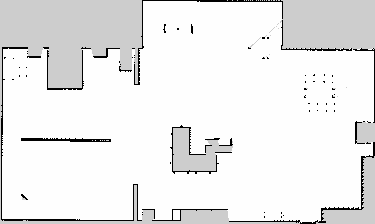
#> input picture maps/map.pgm, 375 x 224 px
$ python clean_map.py ../maps/map.pgm out.png
#> lines starting #> are read from the running program, lines starting #| are printed output that depends on the picture; after the words box and inside, x2 and y2 are one past the last pixel; in counts of white or black regions, pixels touching at a corner belong together
#!/usr/bin/env python3
import os
import re
import sys

import numpy as np
from PIL import Image

UNK, OCC = 205, 0


def footprint(a):
    occ = a == OCC
    H, W = a.shape
    cols = np.where(occ[H // 2])[0]
    left, right = int(cols.min()), int(cols.max())
    rows = occ[:, left:right + 1].sum(1)
    top = 30 + int(np.argmax(rows[30:H // 2]))

    upper = occ[:max(top - 1, 1)].sum(0)
    bc = sorted(int(c) for c in np.argsort(-upper)[:2])
    mask = np.zeros((H, W), bool)
    mask[top:, left:right + 1] = True
    if bc[1] - bc[0] > 20:
        mask[:top, bc[0]:bc[1] + 1] = True
    return mask


def clean(a):
    out = a.copy()
    out[(a == UNK) & footprint(a)] = OCC
    return out


if __name__ == '__main__':
    src = sys.argv[1]
    dst = sys.argv[2] if len(sys.argv) > 2 else os.path.splitext(src)[0] + '_clean.pgm'
    img = np.array(Image.open(src))
#> img is the input picture: shape (224, 375); min 0, max 254, mean 235.2
    out = clean(img)
#> in clean, `out[(a == UNK) & footprint(a)] = OCC`:
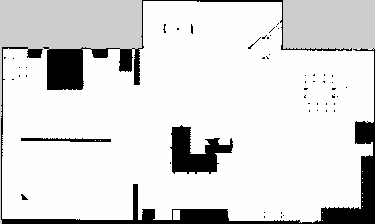
#> out: shape (224, 375); 7.87% of pixels changed, all inside (x1, y1, x2, y2) = (2, 0, 375, 224)
    Image.fromarray(out).save(dst)
    yaml_path = os.path.splitext(dst)[0] + '.yaml'
    if os.path.exists(yaml_path):
        txt = open(yaml_path).read()
        txt = re.sub(r'free_thresh:\s*[0-9.]+', 'free_thresh: 0.196', txt)
        open(yaml_path, 'w').write(txt)
    print('chua biet %d -> %d, vat can %d -> %d' % ((img == UNK).sum(), (out == UNK).sum(), (img == OCC).sum(), (out == OCC).sum()))
#| chua biet 18195 -> 11585, vat can 2701 -> 9311
